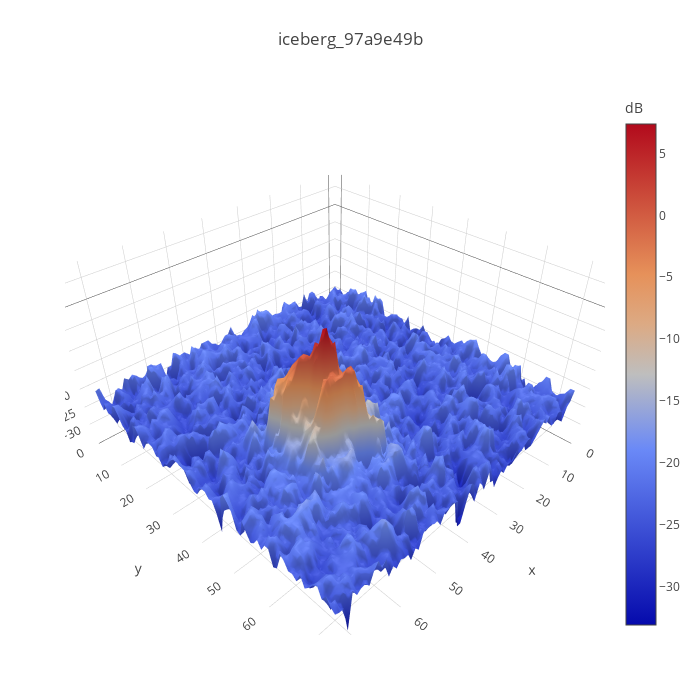

Write notebook code for a chart like this one.
### Code cell
from random import choice
ice_ex = choice(ice_idx)
plot_3d_example(df.band_1.iloc[ice_ex], 'iceberg_{}'.format(df.id.iloc[ice_ex]))

### Figure 1 — Plotly figure (JSON) as saved in the notebook; plotly's stock layout.template omitted (floating-point values rounded to 4 significant figures; data arrays with more than 128 entries replaced by an {"elided": "..."} marker saying what was removed)
{"data": [{"colorbar": {"title": "dB"}, "type": "surface", "z": {"elided": "75x75 float values"}}], "layout": {"autosize": false, "height": 700, "margin": {"b": 65, "l": 65, "r": 50, "t": 90}, "title": "iceberg_97a9e49b", "width": 700}}
